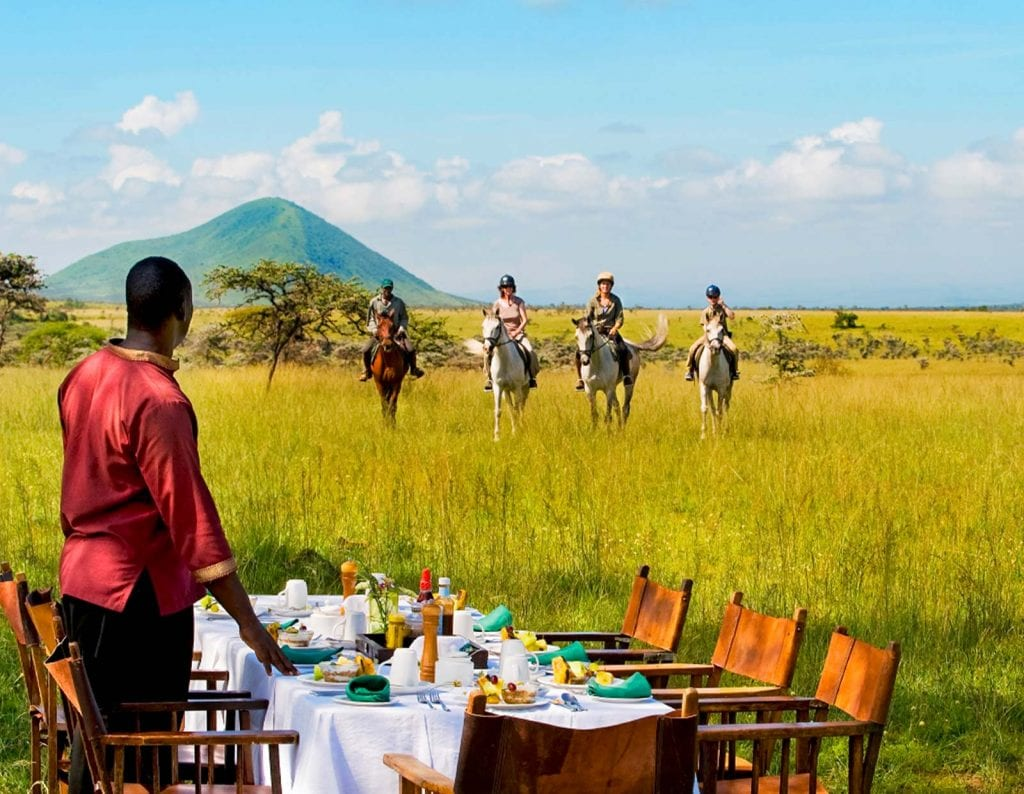
#> input picture Python/Python Development/DevOps/assets/1.jpg, 1024 x 794 px, given in place of 1.png, which was not available
$ python main.py
#> lines starting #> are read from the running program, lines starting #| are printed output that depends on the picture
from PIL import Image
import os

def crop_image(input_image_path, output_image_path, crop_size):
    original_image = Image.open(input_image_path)

    # Calculate the center coordinates for cropping
    width, height = original_image.size
    left = max((width - crop_size[0]) // 2, 0)
    top = max((height - crop_size[1]) // 2, 0)
    right = min(left + crop_size[0], width)
    bottom = min(top + crop_size[1], height)

    cropped_image = original_image.crop((left, top, right, bottom))
    cropped_image.save(output_image_path)

for i in range(1, 8):
    input_image_path = ""
    for ext in ['.png', '.jpg', '.jpeg']:
        if os.path.isfile(f"assets/{i}{ext}"):
            input_image_path = f"assets/{i}{ext}"
            break

    if input_image_path:
        input_extension = os.path.splitext(input_image_path)[1].lower()
        output_extension = '.jpg' if input_extension in ['.jpeg', '.jpg'] else '.png'
        output_image_path = f"outputs/output_{i}{output_extension}"  # Path to save the cropped image
        crop_size = (640, 640)

        crop_image(input_image_path, output_image_path, crop_size)
#> in crop_image, original_image is the input picture: PIL image 1024x794 RGB; mean R, G, B 155.3, 153.9, 113
#> in crop_image, `cropped_image = original_image.crop((left, top, right, bottom))`:
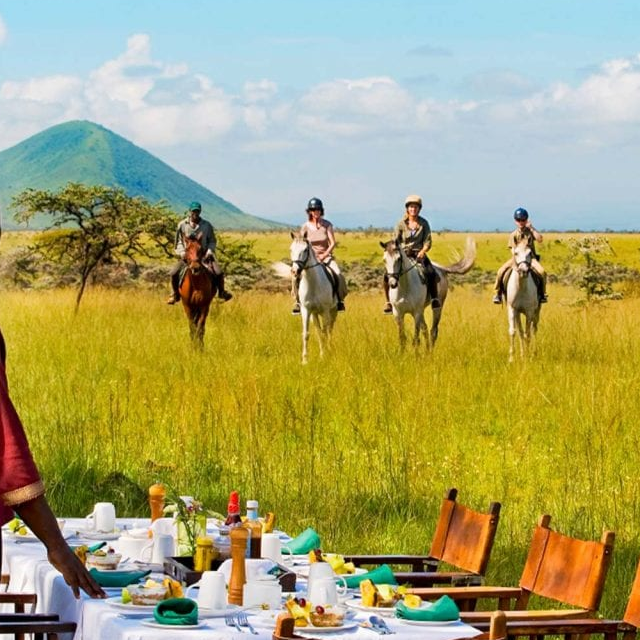
#> cropped_image: PIL image 640x640 RGB; mean R, G, B 167, 163.8, 109.9
    else:
        print(f"File not found for {i}")
#> pass 2 of the loop `for i in range(1, 8):`:
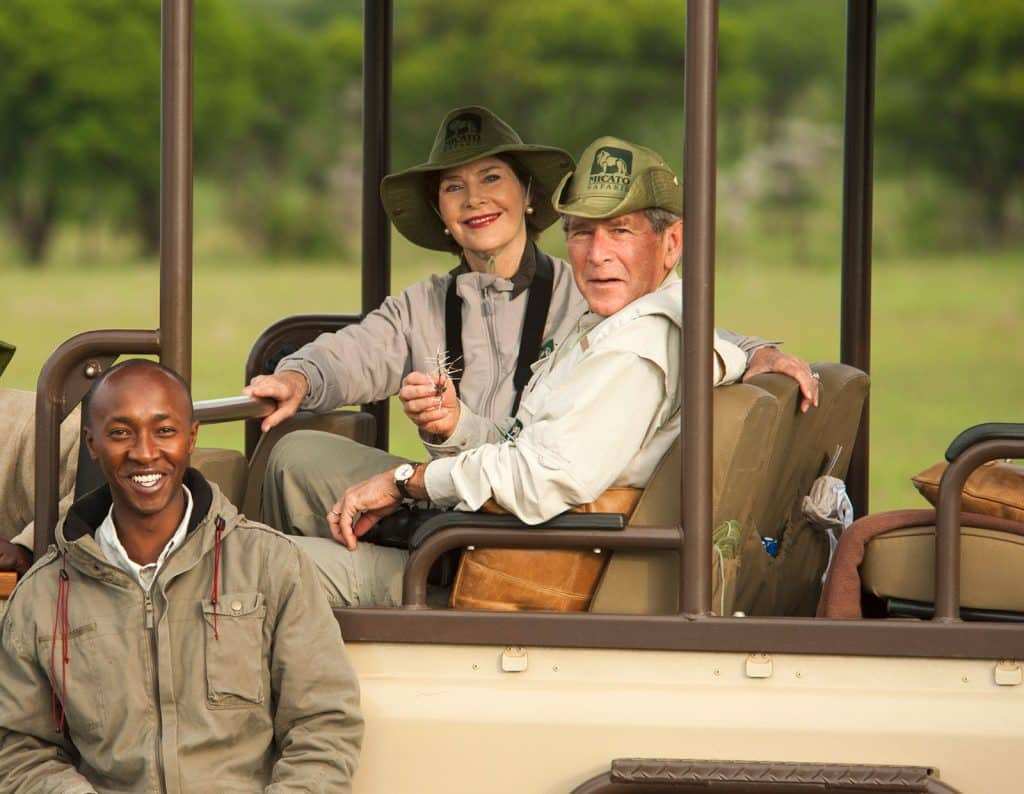
#> input picture Python/Python Development/DevOps/assets/2.jpg, 1024 x 794 px, given in place of 2.png, which was not available
#> in crop_image, original_image is the input picture: PIL image 1024x794 RGB; mean R, G, B 136.5, 122.2, 84.2
#> in crop_image (call 2), `cropped_image = original_image.crop((left, top, right, bottom))`:
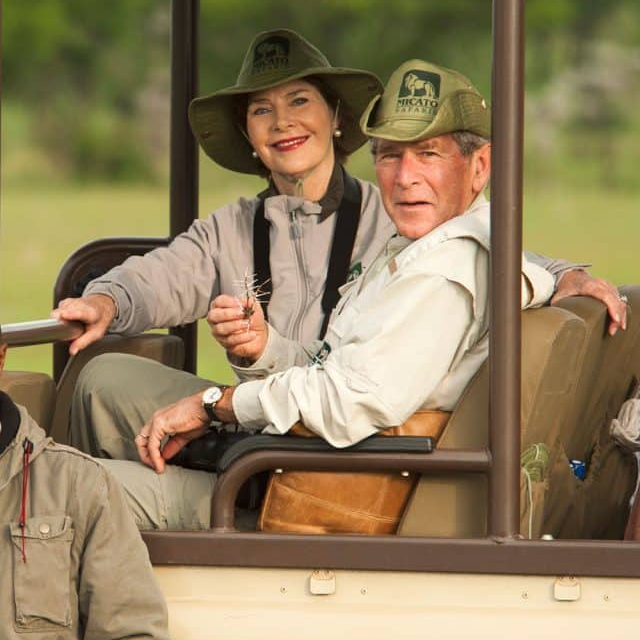
#> cropped_image: PIL image 640x640 RGB; mean R, G, B 145.1, 127.3, 93.2
#> pass 3 of the loop `for i in range(1, 8):`:
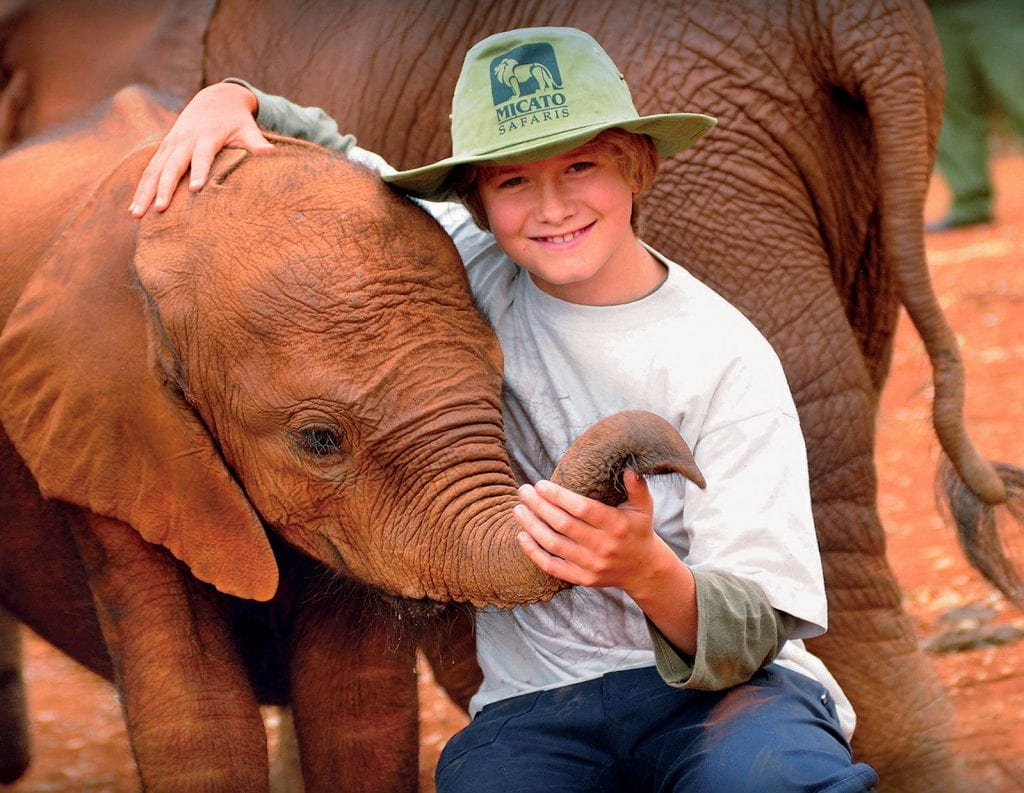
#> input picture Python/Python Development/DevOps/assets/3.jpg, 1024 x 793 px, given in place of 3.png, which was not available
#> in crop_image, original_image is the input picture: PIL image 1024x793 RGB; mean R, G, B 149.1, 99.2, 79.2
#> in crop_image (call 3), `cropped_image = original_image.crop((left, top, right, bottom))`:
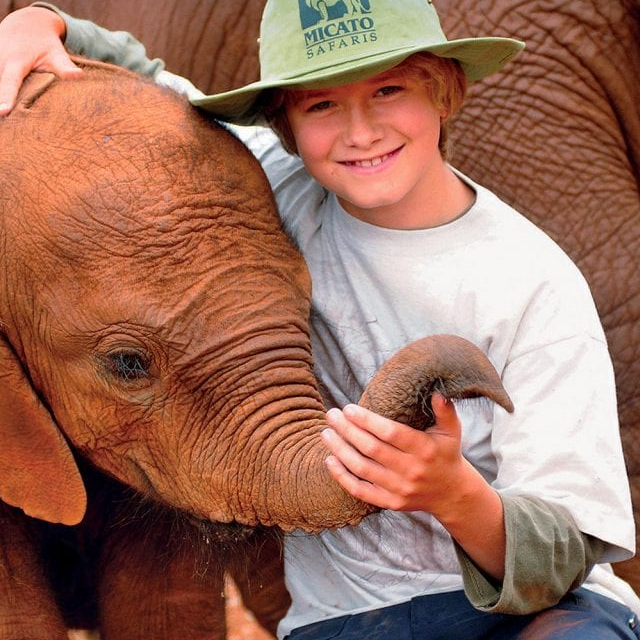
#> cropped_image: PIL image 640x640 RGB; mean R, G, B 157.5, 111, 93.4
#> the loop made 7 passes; the first 3 are shown
